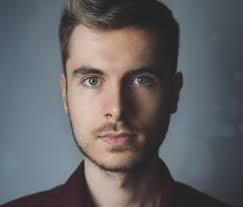
#> input picture male_face/1.jpg, 243 x 207 px, found by its file name
$ jupyter execute --allow-errors Human_face.ipynb   (shell and % lines are left out)
#> lines starting #> are read from the running program, lines starting #| are printed output that depends on the picture
[cell 1]
import pandas as pd
import numpy as np
import matplotlib.pyplot as plt
import seaborn as sns

from pathlib import Path
from sklearn.utils import Bunch
from skimage.io import imread
from skimage.transform import resize

[cell 2]
img = plt.imread('D:\Python Jupyter_lab_Practice\Machine Learning\Classification\Human_face_updated/male_face/1.jpg')
#> img is the input picture: shape (207, 243, 3); mean R, G, B 99.5, 98.9, 100.3
plt.imshow(img)

[cell 3]
from skimage import io, filters

[cell 4]
edges = filters.sobel(img)
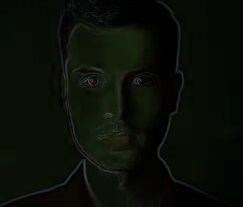
#> edges: shape (207, 243, 3) float64; mean R, G, B 0.0409, 0.0571, 0.0291
plt.imshow(img)

[cell 5]
img = plt.imread('D:\Python Jupyter_lab_Practice\Machine Learning\Classification\Human_face_updated/female_face/10.jpg')
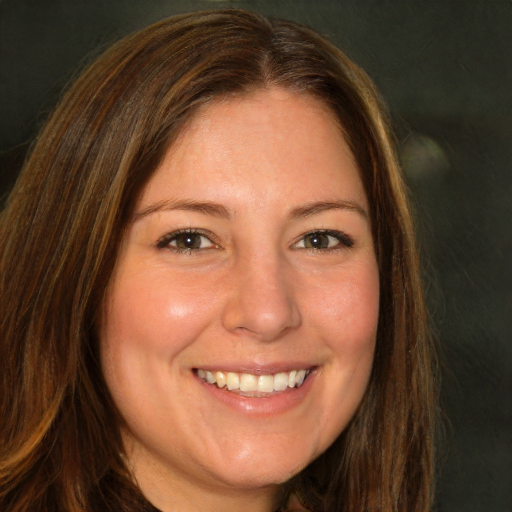
#> input picture female_face/10.jpg, 1024 x 1024 px, found by its file name (shown at 1/2 size)
#> img is the input picture: shape (1024, 1024, 3); mean R, G, B 106.6, 72.5, 50.3
plt.imshow(img)

[cell 6]
from skimage import io, filters

[cell 7]
edges = filters.sobel(img)
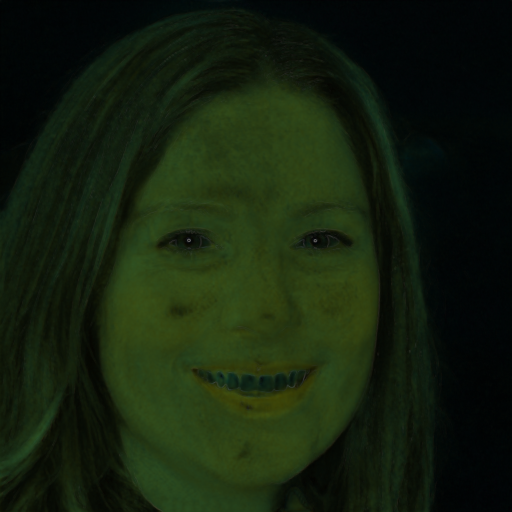
#> edges: shape (1024, 1024, 3) float64 (shown at 1/2 size); mean R, G, B 0.0819, 0.129, 0.0531
plt.imshow(img)
